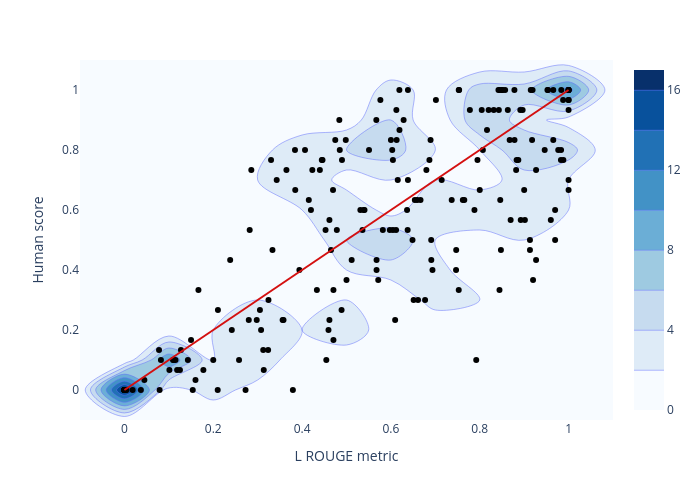

Notebook source saved alongside this figure:
### Code cell
# Heatmap de densité en arrière-plan
fig = px.density_contour(
    df, x="L", y="score_humain",
    nbinsx=20, nbinsy=20
)
fig.update_traces(contours_coloring="fill", contours_showlabels = False, colorscale="Blues")
# Scatter plot
fig.add_scatter(
    x=df["L"], y=df["score_humain"],
    mode="markers",
    marker=dict(color="#000000"),
    hovertemplate="Métrique ROUGE L = %{x}<br>Score humain = %{y}<extra></extra>"
)
fig.add_shape(
    type="line", x0=0, x1=1, y0=0, y1=1,
    xref="x", yref="y",
    line=dict(color="#d41010")
)
fig.update_layout(
    # title="<b>Score humain vs Métrique ROUGE L</b>",
    xaxis_title="L ROUGE metric", yaxis_title="Human score",
    width=700, height=500,
    coloraxis_showscale=False
)
fig.show()

### Figure 1 — Plotly figure (JSON) as saved in the notebook; plotly's stock layout.template omitted (floating-point values rounded to 4 significant figures; data arrays with more than 128 entries replaced by an {"elided": "..."} marker saying what was removed)
{"data": [{"colorscale": [[0, "rgb(247,251,255)"], [0.125, "rgb(222,235,247)"], [0.25, "rgb(198,219,239)"], [0.375, "rgb(158,202,225)"], [0.5, "rgb(107,174,214)"], [0.625, "rgb(66,146,198)"], [0.75, "rgb(33,113,181)"], [0.875, "rgb(8,81,156)"], [1, "rgb(8,48,107)"]], "contours": {"coloring": "fill", "showlabels": false}, "hovertemplate": "L=%{x}<br>score_humain=%{y}<br>count=%{z}<extra></extra>", "legendgroup": "", "line": {"color": "#636efa"}, "name": "", "nbinsx": 20, "nbinsy": 20, "showlegend": false, "type": "histogram2dcontour", "x": {"elided": "200 float values"}, "xaxis": "x", "xbingroup": "x", "y": {"elided": "200 float values"}, "yaxis": "y", "ybingroup": "y"}, {"hovertemplate": "Métrique ROUGE L = %{x}<br>Score humain = %{y}<extra></extra>", "marker": {"color": "#000000"}, "mode": "markers", "type": "scatter", "x": {"elided": "200 float values"}, "y": {"elided": "200 float values"}}], "layout": {"coloraxis": {"showscale": false}, "height": 500, "legend": {"tracegroupgap": 0}, "margin": {"t": 60}, "shapes": [{"line": {"color": "#d41010"}, "type": "line", "x0": 0, "x1": 1, "xref": "x", "y0": 0, "y1": 1, "yref": "y"}], "width": 700, "xaxis": {"anchor": "y", "domain": [0, 1], "title": {"text": "L ROUGE metric"}}, "yaxis": {"anchor": "x", "domain": [0, 1], "title": {"text": "Human score"}}}}
